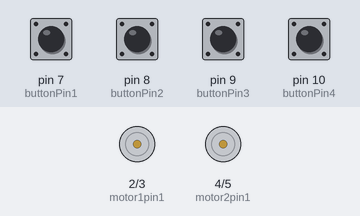
The sketch below on a simulated Arduino Uno, built with avr-gcc and run on an emulated ATmega328P. On the bench: motor-driver pin pairs drawn as motors (green arrow = first pin HIGH = forward, orange = second pin HIGH = backward, longer = more drive). Inputs (shaded band) come from the test bench; at power-on: pin 7 (buttonPin1), pin 8 (buttonPin2), pin 9 (buttonPin3), pin 10 (buttonPin4) LOW.

Above: at 1.2 s.
1.3 s: pin 7 (buttonPin1) pulled HIGH for 0.15 s
At 1.37 s:
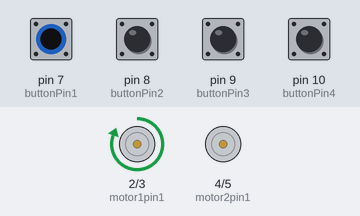
2.9 s: pin 8 (buttonPin2) pulled HIGH for 0.15 s
At 2.97 s:
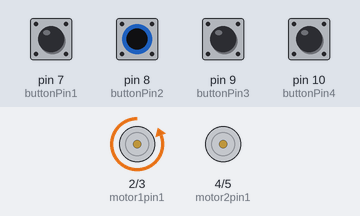
4.5 s: pin 9 (buttonPin3) pulled HIGH for 0.15 s
At 4.57 s:
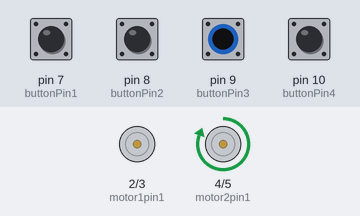
6.1 s: pin 10 (buttonPin4) pulled HIGH for 0.15 s
At 6.17 s:
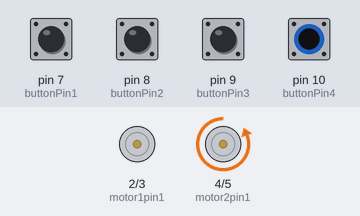
7.7 s: pin 7 (buttonPin1) driven HIGH and pin 9 (buttonPin3) driven HIGH
At 8.5 s:
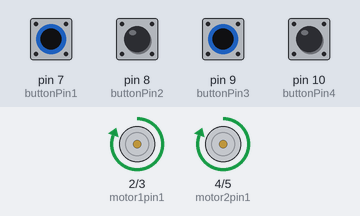
9.2 s: pin 7 (buttonPin1) driven LOW
At 9.6 s:
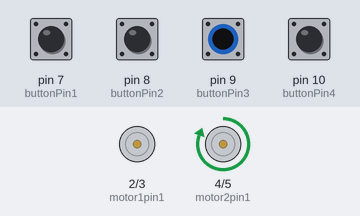
Timing chart, 0 to 11.7 s (numbered marks = the images above; inputs shaded):
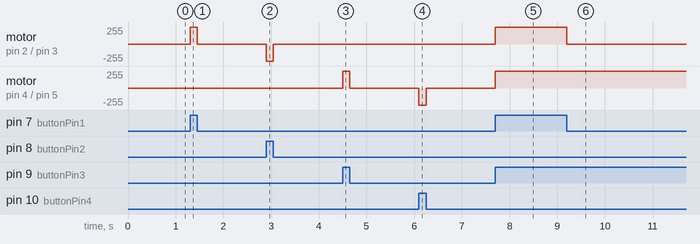

Measured:
- after the input at 1.3 s, motor on pin 2 (motor1pin1) / pin 3 (motor1pin2): stopped → forward 255/255 at once, → stopped 0.15 s later
- after the input at 2.9 s, motor on pin 2 (motor1pin1) / pin 3 (motor1pin2): stopped → backward 255/255 at once, → stopped 0.15 s later
- after the input at 4.5 s, motor on pin 4 (motor2pin1) / pin 5 (motor2pin2): stopped → forward 255/255 at once, → stopped 0.15 s later
- after the input at 6.1 s, motor on pin 4 (motor2pin1) / pin 5 (motor2pin2): stopped → backward 255/255 at once, → stopped 0.15 s later
- after the input at 7.7 s, motor on pin 2 (motor1pin1) / pin 3 (motor1pin2), motor on pin 4 (motor2pin1) / pin 5 (motor2pin2): stopped → forward 255/255 at once
- after the input at 9.2 s, motor on pin 2 (motor1pin1) / pin 3 (motor1pin2): forward 255/255 → stopped at once

The sketch:

4_buttons_L298n.ino
```cpp
int motor1pin1 = 2;
int motor1pin2 = 3;

int motor2pin1 = 4;
int motor2pin2 = 5;

const int buttonPin1 = 7;  // the number of the pushbutton pin
const int buttonPin2 = 8;  // the number of the pushbutton pin
const int buttonPin3 = 9;  // the number of the pushbutton pin
const int buttonPin4 = 10;  // the number of the pushbutton pin


// variables will change:
int buttonState1 = 0;  // variable for
int buttonState2 = 0;
int buttonState3 = 0;  // variable for
int buttonState4 = 0;

void setup() {
  // put your setup code here, to run once:
  pinMode(motor1pin1, OUTPUT);
  pinMode(motor1pin2, OUTPUT);
  pinMode(motor2pin1, OUTPUT);
  pinMode(motor2pin2, OUTPUT);

  pinMode(buttonPin1, INPUT);
  pinMode(buttonPin2, INPUT);
  pinMode(buttonPin3, INPUT);
  pinMode(buttonPin4, INPUT);

}

void loop() {
   // put your main code here, to run repeatedly:

    buttonState1 = digitalRead(buttonPin1);
    buttonState2 = digitalRead(buttonPin2);
    buttonState3 = digitalRead(buttonPin3);
    buttonState4 = digitalRead(buttonPin4);


  // check if the pushbutton is pressed. If it is, the buttonState is HIGH:
  if (buttonState1 == HIGH && buttonState2 != HIGH) {
    // Run motors forward
    digitalWrite(motor1pin1, HIGH);
    digitalWrite(motor1pin2, LOW);
  }
  else if (buttonState1 != HIGH && buttonState2 == HIGH) {
    // Run motors backward
    digitalWrite(motor1pin1, LOW);
    digitalWrite(motor1pin2, HIGH);
  }
  else {
    // Stop motors
    digitalWrite(motor1pin1, LOW);
    digitalWrite(motor1pin2, LOW);
  }

  if (buttonState3 == HIGH && buttonState4 != HIGH) {
    // Run motors forward
    digitalWrite(motor2pin1, HIGH);
    digitalWrite(motor2pin2, LOW);
  }
  else if (buttonState3 != HIGH && buttonState4 == HIGH) {
    // Run motors backward
    digitalWrite(motor2pin1, LOW);
    digitalWrite(motor2pin2, HIGH);
  }
  else {
    // Stop motors
    digitalWrite(motor2pin1, LOW);
    digitalWrite(motor2pin2, LOW);
  }


}
```
